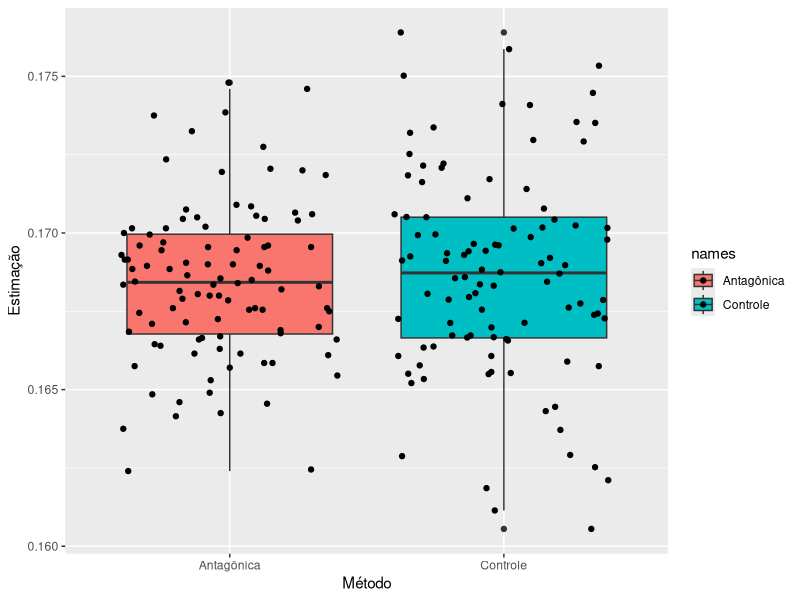
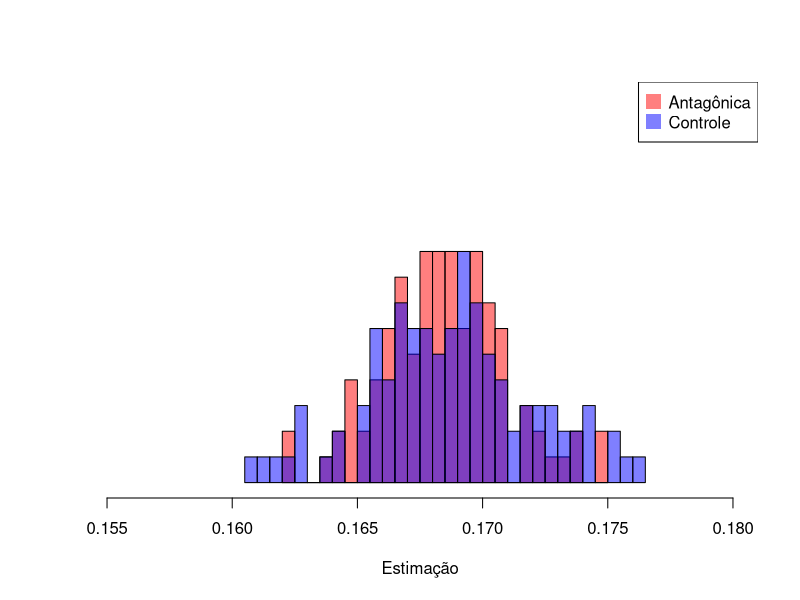

Recreate these plots in R, in order.
## ---- chunk 1
library(ggplot2, quietly = TRUE)
library(reshape2)
## ---- chunk 2
expr <- function(lambda){
  u <- runif(1)
  return(-1*log(u)/lambda)
}
## ---- chunk 3
exprn <- function(n,lambda){
  exp <- NULL
  for(i in 1:n){
    exp[i] <- expr(lambda)
  }
  return(exp)
}
## ---- chunk 4
q1_a <- function(n){
  prob <- NULL ;  temp <- NULL
  for(j in 1:n){
    for(i in 1:n) temp[i] <- ifelse(sum(1:5*exprn(5, 1)) >= 21.6, 1, 0)
    prob[j] <- mean(temp)
  }
  return(mean(prob))
}
## ---- chunk 5
a <- q1_a(100) ; a
## ---- chunk 6
q1_b <- function(n){
  media <- NULL ; prob <- NULL
  for(j in 1:n){
    for(i in 1:n){
      u <- runif(5)
      r1 <- ifelse(sum(1:5*(-log(u))) >= 21.6 , 1, 0)
      r2 <- ifelse(sum(1:5*(-log(1-u))) >= 21.6, 1, 0)
      media[i] <- mean(c(r1, r2))
   }
   prob[j] <- mean(media) 
  }
  return(mean(prob))
}
## ---- chunk 7
b <- q1_b(100) ; b
## ---- chunk 8
q1_c <- function(n){
  prob <- NULL ; y <- NULL ; z <- NULL
  for(j in 1:n){
    for(i in 1:n){
      y[i] <- ifelse(sum(1:5*(-log(runif(5)))) >= 21.6 , 1, 0)
      z[i] <- sum(1:5*(-log(runif(5))))
    }
    covariance <- cov(y, z)
    prob[j] <- mean(y)-(covariance/55)*(mean(z)-15)
  }
  return(mean(prob))
}
## ---- chunk 9
c <- q1_c(100) ; c
## ---- chunk 10
# Ggplot2 library
antagonica <- NULL
for(i in 1:100){
  antagonica[i] <- q1_b(100)
}

controle <- NULL
for(i in 1:100){
  controle[i] <- q1_c(100)
}
## ---- chunk 11
A <- var(antagonica) ; B <- var(controle)
## ---- chunk 12
# Data 
names=c(rep("Antagônica", 100) , rep("Controle", 100))
value=c(antagonica,controle)
data=data.frame(names,value)
 
#Graph
qplot(x=names , y=value , data=data , geom=c("boxplot","jitter") , fill=names, xlab = 'Método', ylab = 'Estimação')

#But it is hard to visualize differences in the distribution. 
#It would be more interesting to have both distribution on the same graph, 
#with transparency permitting to see the whole distribution :
hist(antagonica, col=rgb(1,0,0,0.5), xlim = c(0.155,0.180),ylim = c(0,15) ,xlab="Estimação", main = '',yaxt='n', breaks = 30, ylab = '')
hist(controle, col=rgb(0,0,1,0.5), xlim = c(0.155,0.180), breaks = 30,ylim = c(0,15), add=T)
legend("topright", legend=c("Antagônica","Controle"), col=c(rgb(1,0,0,0.5), 
     rgb(0,0,1,0.5)), pt.cex=2, pch=15)
